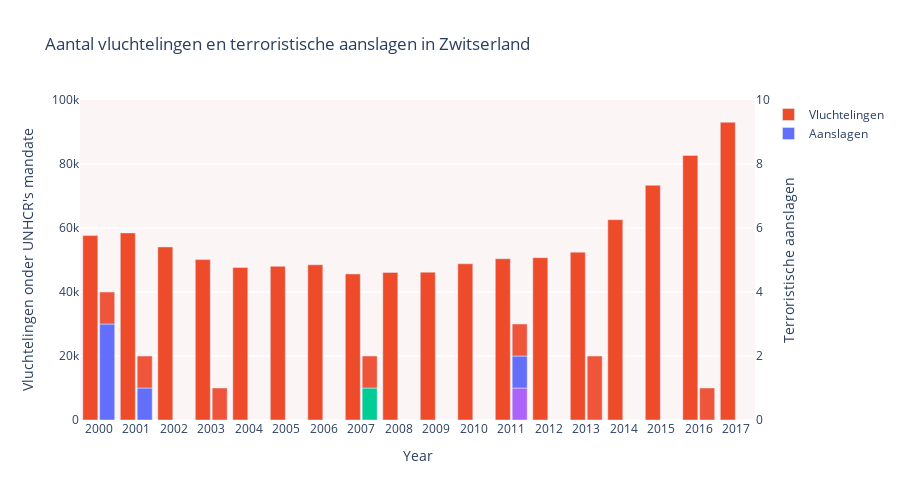

Source (notebook cell):
### Markdown cell above
x

### Code cell
import plotly.graph_objs as go
import plotly.express as px
import pandas as pd
import geopandas as gpd
import matplotlib.pyplot as plt

df4 = pd.read_csv('migranten_per_jaar_per_land.csv')
df5 = df4[df4.Year.between(2000, 2017)]
df10 = df5[df5["Country of asylum"] == 'Switzerland']

df7 = pd.read_csv('aanslagen_per_jaar_per_land_per_groep.csv')
df8 = df7[df7.year.between(2000, 2017)]
df11 = df8[df8["country"] == 'Switzerland']

groups = df11['group'].unique()

color_map = {group: color for group, color in zip(groups, px.colors.qualitative.Plotly)}

fig = go.Figure()

fig.add_trace(go.Bar(
    x=df10['Year'],
    y=df10["Refugees under UNHCR's mandate"],
    marker_color='rgb(238, 75, 43)',
    name="Vluchtelingen",
    yaxis='y',
    offsetgroup=0,
    width=0.4
))

fig.add_trace(go.Bar(
    x=df11['year'],
    y=df11['count'],
    marker_color=[color_map.get(group, 'rgb(129, 133, 137)') for group in df11['group']],
    hovertext=df11['group'],
    name='Aanslagen',
    yaxis='y2',
    offsetgroup=1,
    width=0.4
))

fig.update_layout(
    title='Aantal vluchtelingen en terroristische aanslagen in Zwitserland',
    xaxis=dict(type='category', categoryorder='array', categoryarray=df10['Year']),
    yaxis=dict(range=[0, 100000], title="Vluchtelingen onder UNHCR's mandate", side='left'),
    yaxis2=dict(range=[0, 10], title="Terroristische aanslagen", overlaying='y', side='right'),
    xaxis_title='Year',
    height=500,
    bargap=0.1,
    plot_bgcolor='rgb(252, 245, 245)',
)

fig.show()

### Figure 1 — Plotly figure (JSON) as saved in the notebook; plotly's stock layout.template omitted (floating-point values rounded to 4 significant figures)
{"data": [{"marker": {"color": "rgb(238, 75, 43)"}, "name": "Vluchtelingen", "offsetgroup": "0", "type": "bar", "width": 0.4, "x": [2000, 2001, 2002, 2003, 2004, 2005, 2006, 2007, 2008, 2009, 2010, 2011, 2012, 2013, 2014, 2015, 2016, 2017], "y": [57624, 58471, 54081, 50126, 47654, 48010, 48508, 45642, 46131, 46204, 48813, 50401, 50733, 52448, 62596, 73326, 82668, 93030], "yaxis": "y"}, {"hovertext": ["Revolutionary Perspective", "Unknown", "Revolutionary Perspective", "Unknown", "Unknown", "Muslim extremists", "Unknown", "Informal Anarchist Federation", "Revolutionary Perspective", "Unknown", "Unknown", "Unknown"], "marker": {"color": ["#636EFA", "#EF553B", "#636EFA", "#EF553B", "#EF553B", "#00CC96", "#EF553B", "#AB63FA", "#636EFA", "#EF553B", "#EF553B", "#EF553B"]}, "name": "Aanslagen", "offsetgroup": "1", "type": "bar", "width": 0.4, "x": [2000, 2000, 2001, 2001, 2003, 2007, 2007, 2011, 2011, 2011, 2013, 2016], "y": [3, 1, 1, 1, 1, 1, 1, 1, 1, 1, 2, 1], "yaxis": "y2"}], "layout": {"bargap": 0.1, "height": 500, "plot_bgcolor": "rgb(252, 245, 245)", "title": {"text": "Aantal vluchtelingen en terroristische aanslagen in Zwitserland"}, "xaxis": {"categoryarray": [2000, 2001, 2002, 2003, 2004, 2005, 2006, 2007, 2008, 2009, 2010, 2011, 2012, 2013, 2014, 2015, 2016, 2017], "categoryorder": "array", "title": {"text": "Year"}, "type": "category"}, "yaxis": {"range": [0, 100000], "side": "left", "title": {"text": "Vluchtelingen onder UNHCR's mandate"}}, "yaxis2": {"overlaying": "y", "range": [0, 10], "side": "right", "title": {"text": "Terroristische aanslagen"}}}}
